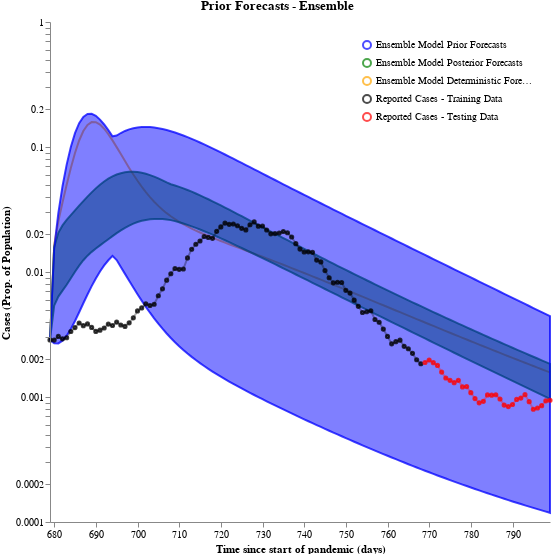

Write notebook code for a chart like this one.
### Code cell
prior = (convert_to_output_format(ensemble_prior_forecasts, all_timepoints, time_unit="days")
            .set_index(["timepoint_days", "sample_id"])["Cases_sol"]
            .rename("Ensemble Model Prior Forecasts"))
posterior = (convert_to_output_format(ensemble_posterior_forecasts, all_timepoints, time_unit="days")
             .set_index(["timepoint_days", "sample_id"])["Cases_sol"]
             .rename("Ensemble Model Posterior Forecasts"))
deterministic = (convert_to_output_format(ensemble_deterministic_forecasts, all_timepoints, time_unit="days")
                 .set_index(["timepoint_days", "sample_id"])["Cases_sol"]
                 .rename("Ensemble Model Deterministic Forecasts"))

dist_df = pd.concat([prior, posterior, deterministic], axis="columns")

train = pd.Series(train_cases, 
                  index=pd.Index(train_timepoints, name="timepoint_days"), 
                  name="Reported Cases - Training Data")
test = pd.Series(test_cases, 
                 index=pd.Index(test_timepoints, name="timepoint_days"), 
                 name="Reported Cases - Testing Data")
case_df = pd.concat([train, test], axis="columns")

colors = {"Ensemble Model Prior Forecasts": "blue",
          "Ensemble Model Posterior Forecasts": "green",
          "Ensemble Model Deterministic Forecasts": "orange",
          "Reported Cases - Training Data": "black",
          "Reported Cases - Testing Data": "red"}

schema = plot_trajectories("Prior Forecasts - Ensemble", 
                           dist_df,
                            points=case_df,
                            colors=colors
)
plots.save_schema(schema, "_schema.json")
plots.ipy_display(schema)

### Figure 1 — Vega specification as saved in the notebook (floating-point values rounded to 4 significant figures; data arrays with more than 128 entries replaced by an {"elided": "..."} marker saying what was removed)
{"$schema": "https://vega.github.io/schema/vega/v5.json", "axes": [{"name": "x_axis", "orient": "bottom", "scale": "xscale", "title": "Time since start of pandemic (days)", "zindex": 100}, {"name": "y_axis", "orient": "left", "scale": "yscale", "title": "Cases (Prop. of Population)", "zindex": 100}], "data": [{"name": "distributions", "values": {"elided": "363 records"}}, {"name": "traces", "transform": [{"expr": "isValid(datum.value)", "type": "filter"}], "values": []}, {"name": "points", "values": [{"sample_id": 0, "timepoint": 679, "trajectory": "Reported Cases - Training Data", "value": 0.00286}, {"sample_id": 0, "timepoint": 680, "trajectory": "Reported Cases - Training Data", "value": 0.002851}, {"sample_id": 0, "timepoint": 681, "trajectory": "Reported Cases - Training Data", "value": 0.003051}, {"sample_id": 0, "timepoint": 682, "trajectory": "Reported Cases - Training Data", "value": 0.002919}, {"sample_id": 0, "timepoint": 683, "trajectory": "Reported Cases - Training Data", "value": 0.002978}, {"sample_id": 0, "timepoint": 684, "trajectory": "Reported Cases - Training Data", "value": 0.00334}, {"sample_id": 0, "timepoint": 685, "trajectory": "Reported Cases - Training Data", "value": 0.003593}, {"sample_id": 0, "timepoint": 686, "trajectory": "Reported Cases - Training Data", "value": 0.003907}, {"sample_id": 0, "timepoint": 687, "trajectory": "Reported Cases - Training Data", "value": 0.003723}, {"sample_id": 0, "timepoint": 688, "trajectory": "Reported Cases - Training Data", "value": 0.003843}, {"sample_id": 0, "timepoint": 689, "trajectory": "Reported Cases - Training Data", "value": 0.003604}, {"sample_id": 0, "timepoint": 690, "trajectory": "Reported Cases - Training Data", "value": 0.003349}, {"sample_id": 0, "timepoint": 691, "trajectory": "Reported Cases - Training Data", "value": 0.003425}, {"sample_id": 0, "timepoint": 692, "trajectory": "Reported Cases - Training Data", "value": 0.003563}, {"sample_id": 0, "timepoint": 693, "trajectory": "Reported Cases - Training Data", "value": 0.003831}, {"sample_id": 0, "timepoint": 694, "trajectory": "Reported Cases - Training Data", "value": 0.003732}, {"sample_id": 0, "timepoint": 695, "trajectory": "Reported Cases - Training Data", "value": 0.003974}, {"sample_id": 0, "timepoint": 696, "trajectory": "Reported Cases - Training Data", "value": 0.00377}, {"sample_id": 0, "timepoint": 697, "trajectory": "Reported Cases - Training Data", "value": 0.00367}, {"sample_id": 0, "timepoint": 698, "trajectory": "Reported Cases - Training Data", "value": 0.003922}, {"sample_id": 0, "timepoint": 699, "trajectory": "Reported Cases - Training Data", "value": 0.004298}, {"sample_id": 0, "timepoint": 700, "trajectory": "Reported Cases - Training Data", "value": 0.004884}, {"sample_id": 0, "timepoint": 701, "trajectory": "Reported Cases - Training Data", "value": 0.005158}, {"sample_id": 0, "timepoint": 702, "trajectory": "Reported Cases - Training Data", "value": 0.005565}, {"sample_id": 0, "timepoint": 703, "trajectory": "Reported Cases - Training Data", "value": 0.005392}, {"sample_id": 0, "timepoint": 704, "trajectory": "Reported Cases - Training Data", "value": 0.005517}, {"sample_id": 0, "timepoint": 705, "trajectory": "Reported Cases - Training Data", "value": 0.006461}, {"sample_id": 0, "timepoint": 706, "trajectory": "Reported Cases - Training Data", "value": 0.007337}, {"sample_id": 0, "timepoint": 707, "trajectory": "Reported Cases - Training Data", "value": 0.008603}, {"sample_id": 0, "timepoint": 708, "trajectory": "Reported Cases - Training Data", "value": 0.009678}, {"sample_id": 0, "timepoint": 709, "trajectory": "Reported Cases - Training Data", "value": 0.01067}, {"sample_id": 0, "timepoint": 710, "trajectory": "Reported Cases - Training Data", "value": 0.0105}, {"sample_id": 0, "timepoint": 711, "trajectory": "Reported Cases - Training Data", "value": 0.01057}, {"sample_id": 0, "timepoint": 712, "trajectory": "Reported Cases - Training Data", "value": 0.01296}, {"sample_id": 0, "timepoint": 713, "trajectory": "Reported Cases - Training Data", "value": 0.0152}, {"sample_id": 0, "timepoint": 714, "trajectory": "Reported Cases - Training Data", "value": 0.01668}, {"sample_id": 0, "timepoint": 715, "trajectory": "Reported Cases - Training Data", "value": 0.0177}, {"sample_id": 0, "timepoint": 716, "trajectory": "Reported Cases - Training Data", "value": 0.01922}, {"sample_id": 0, "timepoint": 717, "trajectory": "Reported Cases - Training Data", "value": 0.01892}, {"sample_id": 0, "timepoint": 718, "trajectory": "Reported Cases - Training Data", "value": 0.0186}, {"sample_id": 0, "timepoint": 719, "trajectory": "Reported Cases - Training Data", "value": 0.02114}, {"sample_id": 0, "timepoint": 720, "trajectory": "Reported Cases - Training Data", "value": 0.02293}, {"sample_id": 0, "timepoint": 721, "trajectory": "Reported Cases - Training Data", "value": 0.02461}, {"sample_id": 0, "timepoint": 722, "trajectory": "Reported Cases - Training Data", "value": 0.02407}, {"sample_id": 0, "timepoint": 723, "trajectory": "Reported Cases - Training Data", "value": 0.02423}, {"sample_id": 0, "timepoint": 724, "trajectory": "Reported Cases - Training Data", "value": 0.02344}, {"sample_id": 0, "timepoint": 725, "trajectory": "Reported Cases - Training Data", "value": 0.02236}, {"sample_id": 0, "timepoint": 726, "trajectory": "Reported Cases - Training Data", "value": 0.02171}, {"sample_id": 0, "timepoint": 727, "trajectory": "Reported Cases - Training Data", "value": 0.02389}, {"sample_id": 0, "timepoint": 728, "trajectory": "Reported Cases - Training Data", "value": 0.02514}, {"sample_id": 0, "timepoint": 729, "trajectory": "Reported Cases - Training Data", "value": 0.02326}, {"sample_id": 0, "timepoint": 730, "trajectory": "Reported Cases - Training Data", "value": 0.02332}, {"sample_id": 0, "timepoint": 731, "trajectory": "Reported Cases - Training Data", "value": 0.02168}, {"sample_id": 0, "timepoint": 732, "trajectory": "Reported Cases - Training Data", "value": 0.02019}, {"sample_id": 0, "timepoint": 733, "trajectory": "Reported Cases - Training Data", "value": 0.02028}, {"sample_id": 0, "timepoint": 734, "trajectory": "Reported Cases - Training Data", "value": 0.02051}, {"sample_id": 0, "timepoint": 735, "trajectory": "Reported Cases - Training Data", "value": 0.02109}, {"sample_id": 0, "timepoint": 736, "trajectory": "Reported Cases - Training Data", "value": 0.02061}, {"sample_id": 0, "timepoint": 737, "trajectory": "Reported Cases - Training Data", "value": 0.01905}, {"sample_id": 0, "timepoint": 738, "trajectory": "Reported Cases - Training Data", "value": 0.01686}, {"sample_id": 0, "timepoint": 739, "trajectory": "Reported Cases - Training Data", "value": 0.01526}, {"sample_id": 0, "timepoint": 740, "trajectory": "Reported Cases - Training Data", "value": 0.01444}, {"sample_id": 0, "timepoint": 741, "trajectory": "Reported Cases - Training Data", "value": 0.01449}, {"sample_id": 0, "timepoint": 742, "trajectory": "Reported Cases - Training Data", "value": 0.01436}, {"sample_id": 0, "timepoint": 743, "trajectory": "Reported Cases - Training Data", "value": 0.01245}, {"sample_id": 0, "timepoint": 744, "trajectory": "Reported Cases - Training Data", "value": 0.01203}, {"sample_id": 0, "timepoint": 745, "trajectory": "Reported Cases - Training Data", "value": 0.01026}, {"sample_id": 0, "timepoint": 746, "trajectory": "Reported Cases - Training Data", "value": 0.009}, {"sample_id": 0, "timepoint": 747, "trajectory": "Reported Cases - Training Data", "value": 0.008186}, {"sample_id": 0, "timepoint": 748, "trajectory": "Reported Cases - Training Data", "value": 0.00828}, {"sample_id": 0, "timepoint": 749, "trajectory": "Reported Cases - Training Data", "value": 0.008238}, {"sample_id": 0, "timepoint": 750, "trajectory": "Reported Cases - Training Data", "value": 0.007139}, {"sample_id": 0, "timepoint": 751, "trajectory": "Reported Cases - Training Data", "value": 0.006782}, {"sample_id": 0, "timepoint": 752, "trajectory": "Reported Cases - Training Data", "value": 0.005956}, {"sample_id": 0, "timepoint": 753, "trajectory": "Reported Cases - Training Data", "value": 0.00531}, {"sample_id": 0, "timepoint": 754, "trajectory": "Reported Cases - Training Data", "value": 0.004745}, {"sample_id": 0, "timepoint": 755, "trajectory": "Reported Cases - Training Data", "value": 0.004811}, {"sample_id": 0, "timepoint": 756, "trajectory": "Reported Cases - Training Data", "value": 0.004898}, {"sample_id": 0, "timepoint": 757, "trajectory": "Reported Cases - Training Data", "value": 0.00417}, {"sample_id": 0, "timepoint": 758, "trajectory": "Reported Cases - Training Data", "value": 0.00396}, {"sample_id": 0, "timepoint": 759, "trajectory": "Reported Cases - Training Data", "value": 0.003493}, {"sample_id": 0, "timepoint": 760, "trajectory": "Reported Cases - Training Data", "value": 0.00305}, {"sample_id": 0, "timepoint": 761, "trajectory": "Reported Cases - Training Data", "value": 0.002663}, {"sample_id": 0, "timepoint": 762, "trajectory": "Reported Cases - Training Data", "value": 0.002773}, {"sample_id": 0, "timepoint": 763, "trajectory": "Reported Cases - Training Data", "value": 0.002848}, {"sample_id": 0, "timepoint": 764, "trajectory": "Reported Cases - Training Data", "value": 0.002544}, {"sample_id": 0, "timepoint": 765, "trajectory": "Reported Cases - Training Data", "value": 0.002434}, {"sample_id": 0, "timepoint": 766, "trajectory": "Reported Cases - Training Data", "value": 0.002235}, {"sample_id": 0, "timepoint": 767, "trajectory": "Reported Cases - Training Data", "value": 0.001986}, {"sample_id": 0, "timepoint": 768, "trajectory": "Reported Cases - Training Data", "value": 0.001844}, {"sample_id": 0, "timepoint": 769, "trajectory": "Reported Cases - Testing Data", "value": 0.001887}, {"sample_id": 0, "timepoint": 770, "trajectory": "Reported Cases - Testing Data", "value": 0.001976}, {"sample_id": 0, "timepoint": 771, "trajectory": "Reported Cases - Testing Data", "value": 0.001882}, {"sample_id": 0, "timepoint": 772, "trajectory": "Reported Cases - Testing Data", "value": 0.001789}, {"sample_id": 0, "timepoint": 773, "trajectory": "Reported Cases - Testing Data", "value": 0.001582}, {"sample_id": 0, "timepoint": 774, "trajectory": "Reported Cases - Testing Data", "value": 0.00142}, {"sample_id": 0, "timepoint": 775, "trajectory": "Reported Cases - Testing Data", "value": 0.001359}, {"sample_id": 0, "timepoint": 776, "trajectory": "Reported Cases - Testing Data", "value": 0.001303}, {"sample_id": 0, "timepoint": 777, "trajectory": "Reported Cases - Testing Data", "value": 0.001358}, {"sample_id": 0, "timepoint": 778, "trajectory": "Reported Cases - Testing Data", "value": 0.001204}, {"sample_id": 0, "timepoint": 779, "trajectory": "Reported Cases - Testing Data", "value": 0.001211}, {"sample_id": 0, "timepoint": 780, "trajectory": "Reported Cases - Testing Data", "value": 0.001083}, {"sample_id": 0, "timepoint": 781, "trajectory": "Reported Cases - Testing Data", "value": 0.0009712}, {"sample_id": 0, "timepoint": 782, "trajectory": "Reported Cases - Testing Data", "value": 0.0008982}, {"sample_id": 0, "timepoint": 783, "trajectory": "Reported Cases - Testing Data", "value": 0.0009231}, {"sample_id": 0, "timepoint": 784, "trajectory": "Reported Cases - Testing Data", "value": 0.001039}, {"sample_id": 0, "timepoint": 785, "trajectory": "Reported Cases - Testing Data", "value": 0.001035}, {"sample_id": 0, "timepoint": 786, "trajectory": "Reported Cases - Testing Data", "value": 0.001042}, {"sample_id": 0, "timepoint": 787, "trajectory": "Reported Cases - Testing Data", "value": 0.0009643}, {"sample_id": 0, "timepoint": 788, "trajectory": "Reported Cases - Testing Data", "value": 0.0008619}, {"sample_id": 0, "timepoint": 789, "trajectory": "Reported Cases - Testing Data", "value": 0.0008386}, {"sample_id": 0, "timepoint": 790, "trajectory": "Reported Cases - Testing Data", "value": 0.0008709}, {"sample_id": 0, "timepoint": 791, "trajectory": "Reported Cases - Testing Data", "value": 0.000957}, {"sample_id": 0, "timepoint": 792, "trajectory": "Reported Cases - Testing Data", "value": 0.0009805}, {"sample_id": 0, "timepoint": 793, "trajectory": "Reported Cases - Testing Data", "value": 0.001043}, {"sample_id": 0, "timepoint": 794, "trajectory": "Reported Cases - Testing Data", "value": 0.0009183}, {"sample_id": 0, "timepoint": 795, "trajectory": "Reported Cases - Testing Data", "value": 0.0007978}, {"sample_id": 0, "timepoint": 796, "trajectory": "Reported Cases - Testing Data", "value": 0.0008161}, {"sample_id": 0, "timepoint": 797, "trajectory": "Reported Cases - Testing Data", "value": 0.0008521}, {"sample_id": 0, "timepoint": 798, "trajectory": "Reported Cases - Testing Data", "value": 0.0009318}, {"sample_id": 0, "timepoint": 799, "trajectory": "Reported Cases - Testing Data", "value": 0.0009424}]}, {"name": "markers", "values": []}, {"name": "selected", "on": [{"remove": true, "trigger": "clear"}, {"remove": true, "trigger": "!shift"}, {"insert": "clicked", "trigger": "!shift && clicked"}, {"toggle": "clicked", "trigger": "shift && clicked"}]}], "height": 500, "legends": [{"encode": {"labels": {"interactive": true, "name": "legendLabel", "update": {"opacity": [{"test": "!length(data('selected')) || indata('selected', 'value', datum.value)", "value": 1}, {"value": 0.25}]}}, "symbols": {"interactive": true, "name": "legendSymbol", "update": {"fill": {"value": "transparent"}, "opacity": [{"test": "!length(data('selected')) || indata('selected', 'value', datum.value)", "value": 0.7}, {"value": 0.15}], "size": {"value": 64}, "strokeWidth": {"value": 2}}}}, "name": "color_legend", "orient": "top-right", "stroke": "color"}], "marks": [{"from": {"facet": {"data": "points", "groupby": "trajectory", "name": "points_split"}}, "marks": [{"encode": {"hover": {"fillOpacity": {"value": 0.9}}, "update": {"fill": {"field": "trajectory", "scale": "color"}, "fillOpacity": [{"test": "!length(data('selected')) || indata('selected', 'value', datum.trajectory)", "value": 0.5}, {"value": 0.15}], "size": {"value": 10}, "stroke": {"field": "trajectory", "scale": "color"}, "strokeOpacity": [{"test": "!length(data('selected')) || indata('selected', 'value', datum.trajectory)", "value": 0.75}, {"value": 0.15}], "strokeWidth": {"value": 2}, "tooltip": {"field": "value"}, "x": {"field": "timepoint", "scale": "xscale"}, "y": {"field": "value", "scale": "yscale"}}}, "from": {"data": "points_split"}, "name": "_points_symbol", "type": "symbol", "zindex": 3}, {"encode": {"hover": {"fillOpacity": {"value": 0.9}}, "update": {"interpolate": {"value": "linear"}, "stroke": {"field": "trajectory", "scale": "color"}, "strokeOpacity": [{"test": "!length(data('selected')) || indata('selected', 'value', datum.trajectory)", "value": 0.3}, {"value": 0.1}], "strokeWidth": {"value": 2}, "x": {"field": "timepoint", "scale": "xscale"}, "y": {"field": "value", "scale": "yscale"}}}, "from": {"data": "points_split"}, "name": "_points_line", "type": "line", "zindex": 3}], "name": "_points", "type": "group", "zindex": 3}, {"from": {"facet": {"data": "traces", "groupby": "trajectory", "name": "traces_split"}}, "marks": [{"encode": {"hover": {"fillOpacity": {"value": 0.9}}, "update": {"interpolate": {"value": "linear"}, "stroke": {"field": "trajectory", "scale": "color"}, "strokeOpacity": [{"test": "!length(data('selected')) || indata('selected', 'value', datum.trajectory)", "value": 0.75}, {"value": 0.15}], "strokeWidth": {"value": 2}, "x": {"field": "timepoint", "scale": "xscale"}, "y": {"field": "value", "scale": "yscale"}}}, "from": {"data": "traces_split"}, "name": "_traces_lines", "type": "line"}], "name": "_traces", "type": "group", "zindex": 2}, {"from": {"facet": {"data": "distributions", "groupby": "trajectory", "name": "trajectory_split"}}, "marks": [{"encode": {"hover": {"fillOpacity": {"value": 0.9}}, "update": {"fill": {"field": "trajectory", "scale": "color"}, "fillOpacity": [{"test": "!length(data('selected')) || indata('selected', 'value', datum.trajectory)", "value": 0.5}, {"value": 0.15}], "interpolate": {"value": "linear"}, "stroke": {"field": "trajectory", "scale": "color"}, "strokeOpacity": [{"test": "!length(data('selected')) || indata('selected', 'value', datum.trajectory)", "value": 0.75}, {"value": 0.15}], "strokeWidth": {"value": 2}, "x": {"field": "timepoint", "scale": "xscale"}, "y": {"field": "upper", "scale": "yscale"}, "y2": {"field": "lower", "scale": "yscale"}}}, "from": {"data": "trajectory_split"}, "type": "area"}], "name": "_distributions", "type": "group", "zindex": 1}, {"marks": [{"encode": {"enter": {"stroke": {"value": "lightgray"}}, "update": {"opacity": {"value": 1}, "x": {"field": "timepoint", "scale": "xscale"}, "y": {"signal": "height"}, "y2": {"value": 0}}}, "from": {"data": "markers"}, "name": "_marker text", "type": "rule"}, {"encode": {"enter": {"fontSize": {"value": 8}, "text": {"field": "datum.label"}, "y": {"value": 0}}}, "from": {"data": "_marker text"}, "name": "_marker flags", "transform": [{"as": ["x", "_y", "opacity", "align", "baseline"], "lineAnchor": "start", "offset": [1], "size": {"signal": "[width, height]"}, "type": "label"}], "type": "text"}], "name": "_markers", "type": "group"}], "scales": [{"domain": {"fields": [{"data": "distributions", "field": "timepoint"}, {"data": "traces", "field": "timepoint"}, {"data": "points", "field": "timepoint"}, {"data": "markers", "field": "timepoint"}]}, "name": "xscale", "range": "width", "type": "linear", "zero": false}, {"domain": {"fields": [{"data": "distributions", "field": "lower"}, {"data": "distributions", "field": "upper"}, {"data": "traces", "field": "value"}, {"data": "points", "field": "value"}]}, "name": "yscale", "nice": true, "range": "height", "type": "log", "zero": false}, {"domain": ["Ensemble Model Prior Forecasts", "Ensemble Model Posterior Forecasts", "Ensemble Model Deterministic Forecasts", "Reported Cases - Training Data", "Reported Cases - Testing Data"], "name": "color", "range": ["blue", "green", "orange", "black", "red"], "type": "ordinal"}], "signals": [{"name": "clear", "on": [{"events": "mouseup[!event.item]", "force": true, "update": "true"}], "value": true}, {"name": "shift", "on": [{"events": "@legendSymbol:click, @legendLabel:click", "force": true, "update": "event.shiftKey"}], "value": false}, {"name": "clicked", "on": [{"events": "@legendSymbol:click, @legendLabel:click", "force": true, "update": "{value: datum.value}"}], "value": null}], "title": "Prior Forecasts - Ensemble", "width": 500}
